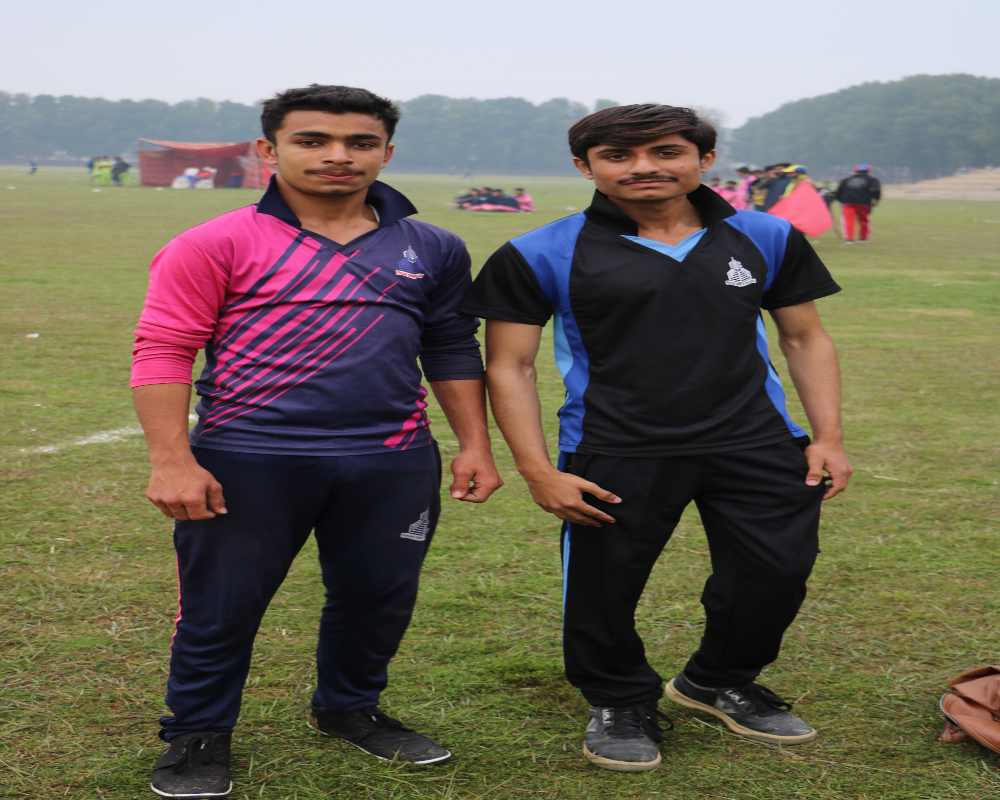
#> input picture img_converter.png, 1000 x 800 px
$ python 09_put_text_over_a_picture_openCV.py
#> lines starting #> are read from the running program, lines starting #| are printed output that depends on the picture
# (09)*****************Put text over a picture in openCV using python**************

# ----importing libraries
import cv2
import numpy as np

# ----this is the path of imag
img_path = r"img_converter.png"

# ----for reading the image
image = cv2.imread(img_path)
#> image is the input picture: shape (800, 1000, 3); mean B, G, R 93.1, 106.6, 113.7
image = cv2.resize(image,(600,400))
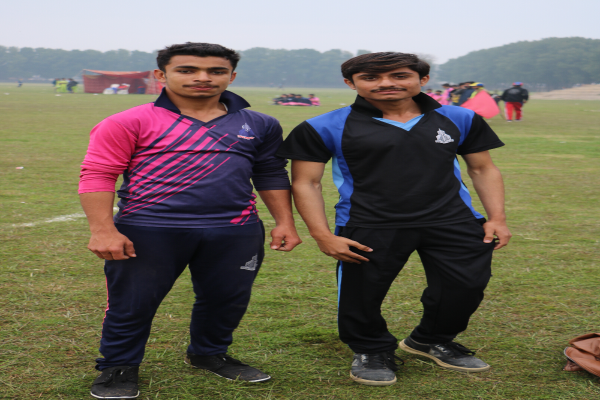
#> image: shape (400, 600, 3); mean B, G, R 93.1, 106.6, 113.7

# ----this code is for puting text in the image
# ---putText function takes a many parameters like following
# ---cv2.putText(img, text, org, fontFace, fontScale, color, thickness=..., lineType=..., bottomLeftOrigin=...)

text = "Tayyab's picture"
org = (100,50)
font = cv2.FONT_HERSHEY_COMPLEX
fontScale = 0.5
color = (50,70,95) #---(B,G,R) and its value between 0 to 255
thickness = 0
linetype = cv2.LINE_AA
bottomLeftorigin = False

img_text = cv2.putText(image,text,org,font,fontScale,color,thickness,linetype,bottomLeftorigin)
# img_text = cv2.putText(image,text,org,font,fontScale,color,thickness,linetype,bottomLeftOrigin=True)

# ----for showing the image text in the image
cv2.imshow("Text Image", img_text)

cv2.waitKey(0)
cv2.destroyAllWindows()
